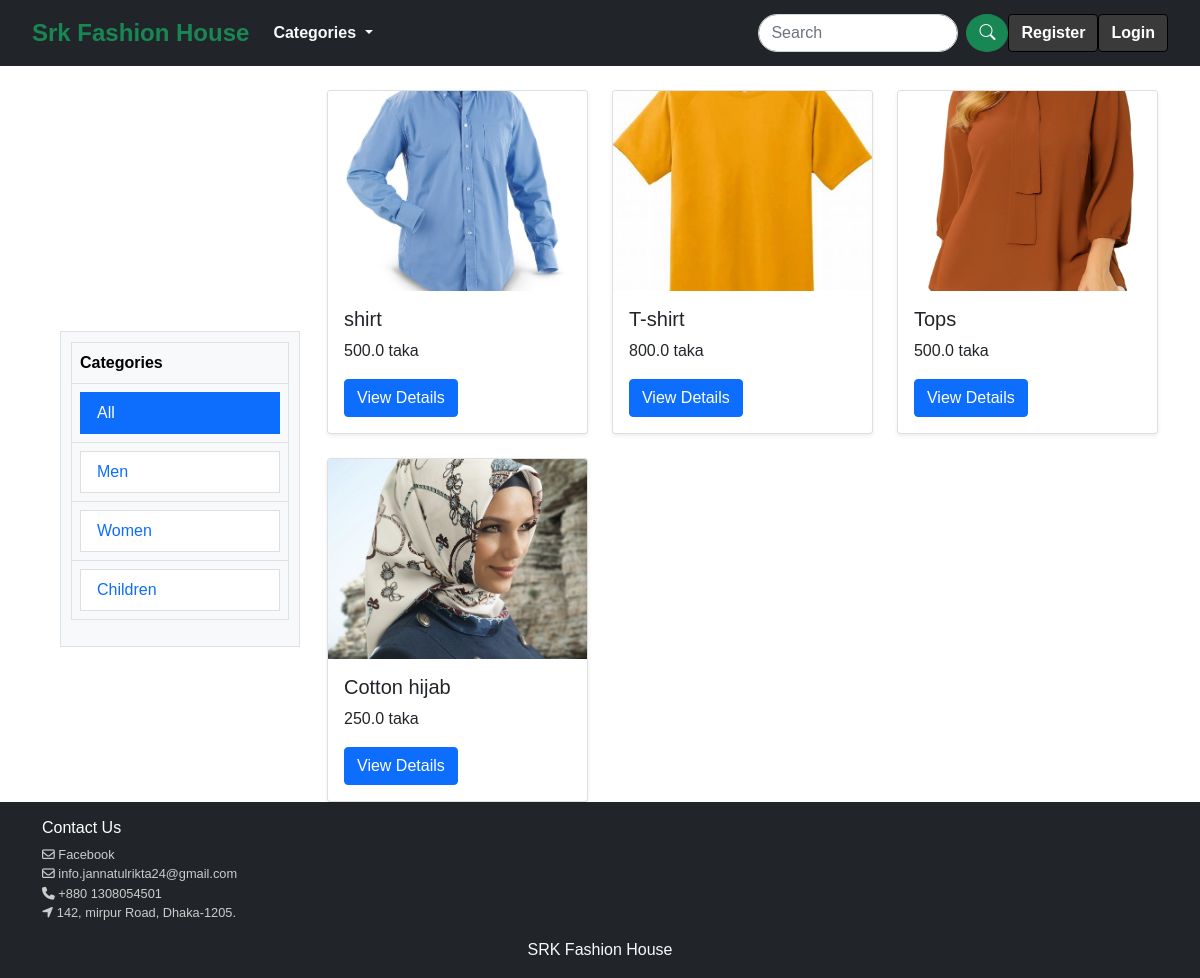
The app's page /shop/, older data.
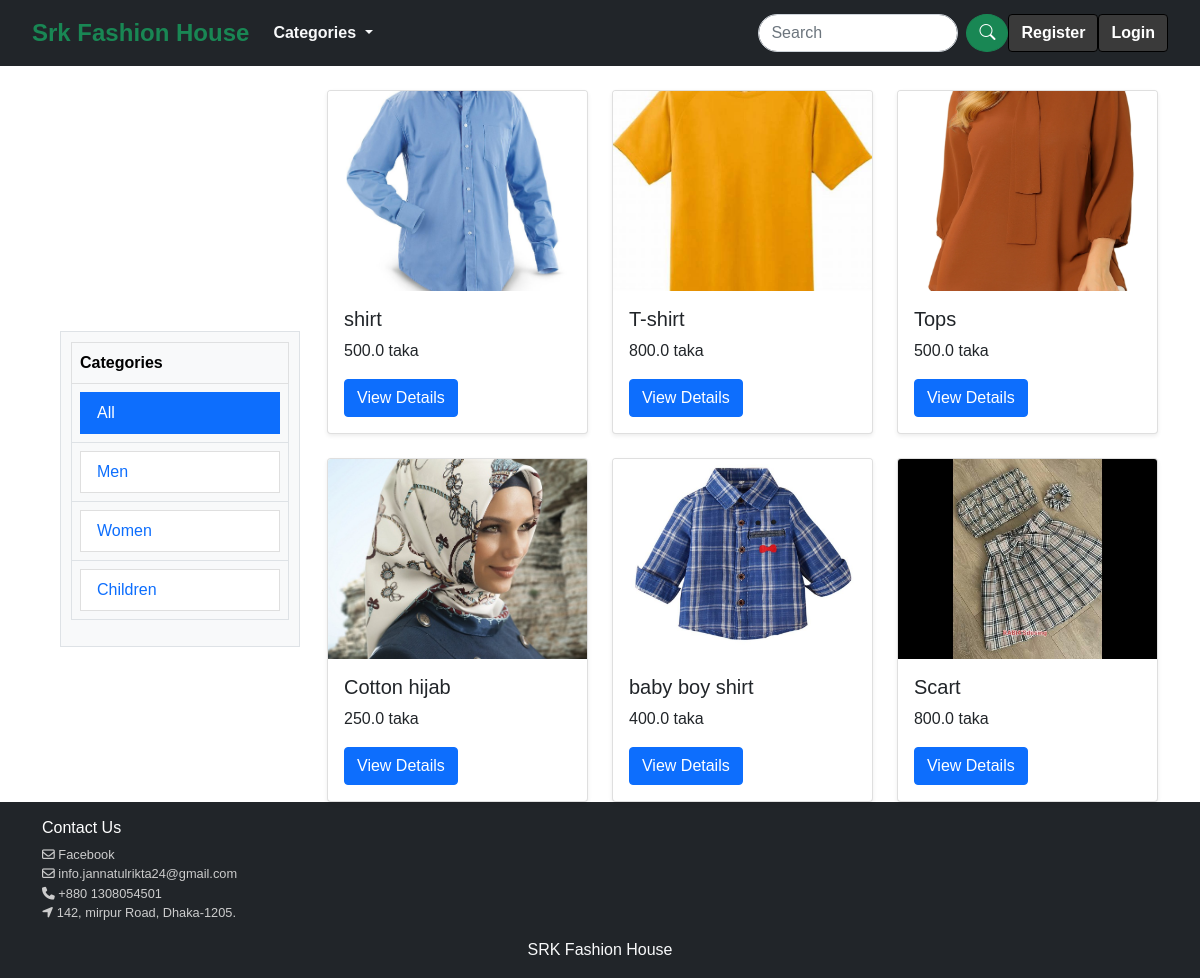
The same page, newer data.
### products/models.py (models this page shows, shortened)
class Product(models.Model):
    name = models.CharField(max_length=100)
    price = models.FloatField()
    image = models.ImageField(upload_to='products', null=True, blank=True)
    description = models.TextField()
    CATEGORY_CHOICES = [
        ('men', 'Men'),
        ('women', 'Women'),
        ('children', 'Children'),
    ]
    category = models.CharField(
        max_length=100,
        choices=CATEGORY_CHOICES,
        default='women',
    )

### srkFashionHouse/views.py (the view)
# urls.py: path('shop/',views.shop,name='shop'),
def shop(request):
    category = request.GET.get('category')  # Get the selected category from the query parameters
    if category:
        products = Product.objects.filter(category=category)  # Filter products by category
    else:
        products = Product.objects.all()  # Show all products if no category is selected
    return render(request, 'shop.html', {'products': products, 'category': category})

### templates/shop.html (shortened to what this page needs)
{% extends 'base.html' %}
{% load static %}
{% block content %}
<div class="container mt-4">
    <div class="row">
        <div class="col-md-3">
            <div class="table-container center-absolute" >
                <div class="table-responsive">
                    <table class="table table-bordered">
                        <thead class="table-light">
                            <tr>
                                <th>Categories</th>
                            </tr>
                        </thead>
                        <tbody>
                            <tr><td><a href="?" class="list-group-item {% if not category %}active{% endif %}">All</a></td></tr>
                            <tr><td> <a href="?category=men" class="list-group-item {% if category == 'men' %}active{% endif %}">Men</a></td></tr>
                            <tr><td><a href="?category=women" class="list-group-item {% if category == 'women' %}active{% endif %}">Women</a></td></tr>
                            <tr><td><a href="?category=children" class="list-group-item {% if category == 'children' %}active{% endif %}">Children</a></td></tr>
                        </tbody>
                    </table>
                </div>
            </div>
        </div>
        <div class="col-md-9 offset-md-3">
            <div class="row g-4">
                {% if products %}
                    {% for item in products %}
                        <div class="col-md-6 col-lg-4">
                            <div class="card h-100 shadow-sm">
                                <img src="{{ item.image.url }}" alt="{{ item.name }}" class="card-img-top" style="height: 200px; object-fit: cover;">
                                <div class="card-body">
                                    <h5 class="card-title">{{ item.name }}</h5>
                                    <p class="card-text">{{ item.price }} taka</p>
                                    <a href="{% url 'product_details' item.id %}" class="btn btn-primary">View Details</a>
                                </div>
                            </div>
                        </div>
                    {% endfor %}
                {% else %}
                <p>No products available</p>
                {% endif %}
            </div>
        </div>
    </div>
</div>
{% endblock %}

### templates/base.html (shortened to what this page needs)
<!DOCTYPE html>
{% load static %}
<html lang="en">
<head>
 <link href="https://cdn.jsdelivr.net/npm/bootstrap@5.0.0-beta1/dist/css/bootstrap.min.css" rel="stylesheet">
 <link rel="stylesheet" href="https://cdn.jsdelivr.net/npm/bootstrap-icons@1.3.0/font/bootstrap-icons.css">
 <link rel="stylesheet" href="{% static 'css/style.css' %}">
</head>
<body>
    {% include 'header.html' %}
    {% block content %}{% endblock %}
    {% include 'footer.html' %}
  </body>
</html>

### templates/header.html (shortened to what this page needs)
{% load static %}
<nav class="navbar navbar-expand-lg navbar-dark bg-dark" style="padding: 10px 20px;">
  <div class="container-fluid">
    <a class="navbar-brand text-success fw-bold" href="/" style="font-size: 1.5rem;">Srk Fashion House</a>
    <div class="collapse navbar-collapse" id="navbarSupportedContent" style="align-items: center;">
      <ul class="navbar-nav me-auto mb-2 mb-lg-0">
        <li class="nav-item dropdown">
          <a class="nav-link dropdown-toggle text-light fw-bold" href="#" id="navbarDropdown" role="button" data-bs-toggle="dropdown" aria-expanded="false">
            Categories
          </a>
        </li>
      </ul>
      <form class="d-flex search-form ms-auto" style="width: 250px;">
        <input class="form-control me-2" type="search" placeholder="Search" aria-label="Search" style="border-radius: 20px;">
        <button class="btn btn-success" type="submit" style="border-radius: 50%;">
          <i class="bi bi-search"></i>
        </button>
      </form>
      {% if user.is_authenticated %}
      <ul class="navbar-nav mb-2 mb-lg-0 mx-lg-2 order-sm-last">
        <li class="nav-item dropdown">
          <a class="nav-link dropdown-toggle text-light fw-bold" href="#" id="myaccount" role="button" data-bs-toggle="dropdown" aria-expanded="false">
            My Account
          </a>
          <ul class="dropdown-menu bg-dark border-secondary text-light" aria-labelledby="navbarDropdown">
            <li><a class="dropdown-item text-light" href="{% url 'profile' %}">{{ user }} Profile</a></li>
            <li><a class="dropdown-item text-light" href="{% url 'order_history' %}"> My orders</a></li>
            <li><hr class="dropdown-divider"></li>
            <li><a class="dropdown-item text-light" href="{% url 'logout' %}">Logout</a></li>
          </ul>
        </li>
      </ul>
      {% else %}
      <a href="{% url 'signup' %}" class="btn nav-item1" style="background-color: #3a3a3a; border-color: #000000; font-weight: bold; color: white;">Register</a>
      <a href="{% url 'login' %}" class="btn nav-item1" style="background-color: #3a3a3a; border-color: #000000; font-weight: bold; color: white;">Login</a>
      {% endif %}
    </div>
  </div>
</nav>

### templates/footer.html (shortened to what this page needs)
{% load static %}
<body class="d-flex flex-column min-vh-100">
<div class="footer mt-auto bg-dark text-light">
    <div class="container py-3">
        <div class="row d-flex footer-items">
            <div class="elementor-column elementor-col-33 elementor-top-column elementor-element elementor-element-2ad97fcd rey-colbg--classic" data-id="2ad97fcd" data-element_type="column" data-settings="{&quot;background_background&quot;:&quot;classic&quot;}">
			<div class="elementor-column-wrap--2ad97fcd elementor-widget-wrap elementor-element-populated">
                <h5>Contact Us</h5>
                <div class="elementor-element elementor-element-735a2789 elementor-icon-list--layout-traditional elementor-list-item-link-full_width elementor-widget elementor-widget-icon-list" data-id="735a2789" data-element_type="widget" data-widget_type="icon-list.default">
				<div class="elementor-widget-container">
                    <ul class="elementor-icon-list-items">
                            <li class="elementor-icon-list-item">
                                <a href="https://www.facebook.com/share/1294rs39vpr/?mibextid=kFxxJD">
                                <span class="elementor-icon-list-icon"><i aria-hidden="true" class="far fa-envelope"></i></span>
								<span class="elementor-icon-list-text">Facebook</span>
                                </a>
							</li>
							<li class="elementor-icon-list-item">
                                <a href="#">
                                <span class="elementor-icon-list-icon"><i aria-hidden="true" class="far fa-envelope"></i></span>
								<span class="elementor-icon-list-text">info.jannatulrikta24@gmail.com</span>
                                </a>
							</li>
							<li class="elementor-icon-list-item">
								<a href="#">
                                <span class="elementor-icon-list-icon"><i aria-hidden="true" class="fas fa-phone"></i></span>
								<span class="elementor-icon-list-text">+880 1308054501</span>
								</a>
							</li>
							<li class="elementor-icon-list-item">
								<a href="#">
                                <span class="elementor-icon-list-icon"><i aria-hidden="true" class="fas fa-location-arrow"></i></span>
								<span class="elementor-icon-list-text">142, mirpur Road, Dhaka-1205.</span>
								</a>
							</li>
					</ul>
				</div>
				</div>
                </div>
		    </div>
       </div>
       <div class="row text-center">
         <span>SRK Fashion House</span>
       </div>
    </div>
</div>
</body>

### static/css/style.css (style rules this page uses)
body { min-height: 100vh; font-family: 'Lucida Sans', 'Lucida Sans Regular', 'Lucida Grande', 'Lucida Sans Unicode', Geneva, Verdana, sans-serif; }
.footer-items h5 { color: white; font-size: 1rem; }
.footer-items ul { list-style: none; padding: 0; font-size: 0.8rem; }
.footer-items a { color:#ccc; text-decoration: none; }
.search-form input, .search-form button { border-radius: 0; }
.table-container { position: absolute; left: 100px; top: 25%; transform: translateY(-50%); width: 20%; padding: 10px; background-color: #f8f9fa; border: 1px solid #dee2e6; z-index: 10; }
.center-absolute { position: absolute; top: 50%; left: 15%; transform: translate(-50%, -50%); }

Row changes from the older to the newer data that the page shows:
added Product: image (picture), name "baby boy shirt", price "400.0"
added Product: image (picture), name "Scart", price "800.0"
